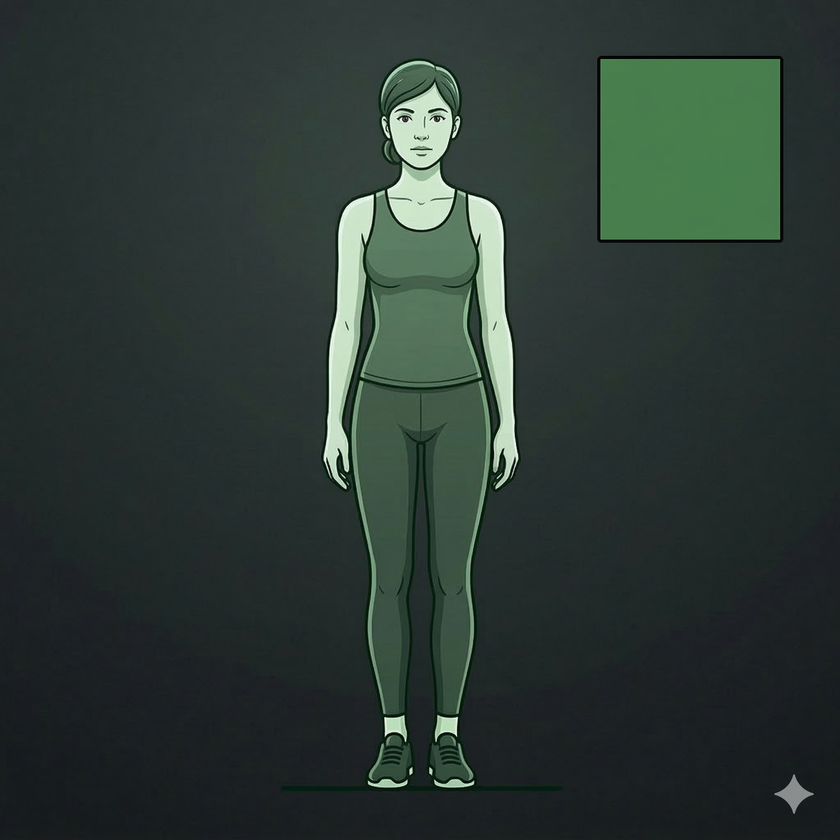
#> input picture flutter/assets/front_guide.png, 840 x 840 px, shrunk from 2048 x 2048 before the run
$ python -i weight_estimator.py   (imports and definitions only)
#> lines starting #> are read from the running program, lines starting #| are printed output that depends on the picture; after the words box and inside, x2 and y2 are one past the last pixel; in counts of white or black regions, pixels touching at a corner belong together
#> in estimate_weight, front_img is the input picture: shape (840, 840, 3); mean B, G, R 52, 57.1, 44.4
import sys
if sys.stdout is not None:
    import io
    sys.stdout = io.TextIOWrapper(sys.stdout.buffer, encoding='utf-8', errors='replace')

import cv2
import numpy as np
import argparse
import os
import json

from PIL import Image
from rembg import remove as rembg_remove

# ─────────────────────────────────────────────
#  Fotoğraftan Kilo Tahmin Edici
#  Gerekli: ön fotoğraf (yeşil kare ile birlikte)
#  Opsiyonel: yan fotoğraf (daha doğru hacim hesabı için)
# ─────────────────────────────────────────────

class WeightEstimator:
    def __init__(self, square_cm=None, density=None):
        self.config    = self.load_config()
        self.square_cm = square_cm if square_cm else self.config.get("default_square_cm", 10.0)
        self.density   = density   if density   else self.config.get("human_density", 1.01)
        self.depth_ratio = self.config.get("depth_ratio", 0.70)

    # ── Konfig yükle ──────────────────────────
    def load_config(self):
        # 1. Önce EXE'nin yanındaki config.json'a bak (Sizin düzenleyebilmeniz için)
        exe_dir = os.path.dirname(sys.argv[0])
        config_path_external = os.path.join(exe_dir, "config.json")

        # 2. Eğer o yoksa scriptin yanındakine bak
        config_path_internal = os.path.join(os.path.dirname(os.path.abspath(__file__)), "config.json")

        target_path = config_path_external if os.path.exists(config_path_external) else config_path_internal

        if os.path.exists(target_path):
            with open(target_path, "r", encoding="utf-8") as f:
                return json.load(f)
        return {}

    # ── Yeşil kareyi bul, piksel/cm oranı döndür ──
    def find_reference_square(self, image):
        hsv = cv2.cvtColor(image, cv2.COLOR_BGR2HSV)
#> hsv: shape (840, 840, 3); mean H, S, V 85.6, 58.4, 57.7

        lower_green = np.array(self.config.get("green_hsv_lower", [35, 50, 50]))
        upper_green = np.array(self.config.get("green_hsv_upper", [85, 255, 255]))

        mask = cv2.inRange(hsv, lower_green, upper_green)
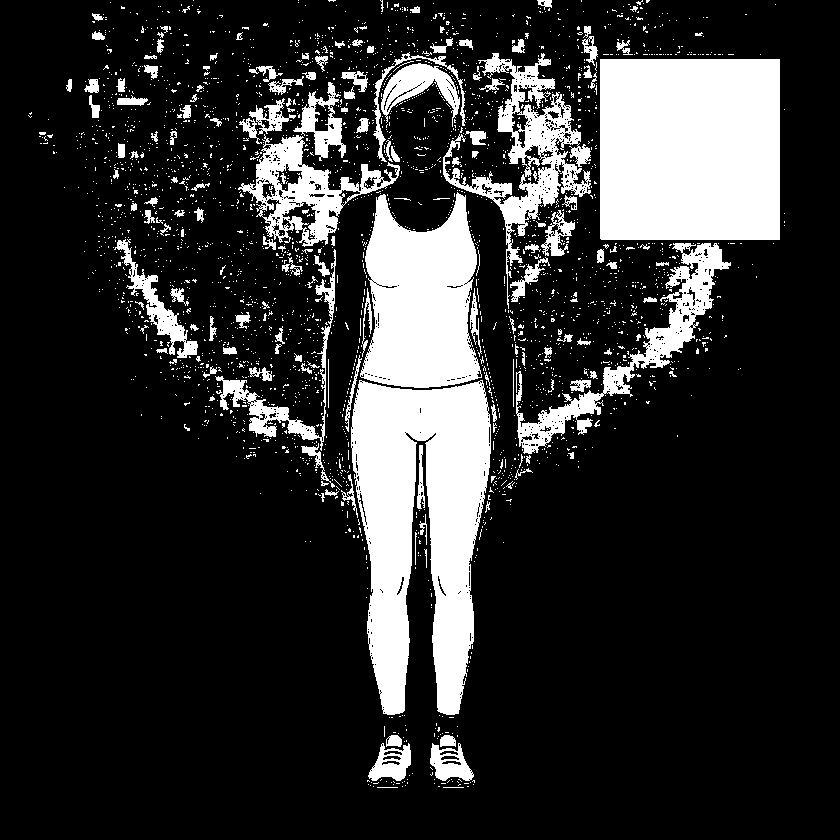
#> mask: shape (840, 840); 18.5% white; 2771 white regions (2605 under 20 px), largest, box (x1, y1, x2, y2) and area: (600, 59, 780, 240) 32579, (351, 380, 491, 715) 30824, (360, 192, 482, 388) 17059
        # Gürültü temizle (Daha hassas 3x3 kernel)
        kernel = np.ones((3, 3), np.uint8)
        mask = cv2.morphologyEx(mask, cv2.MORPH_CLOSE, kernel)
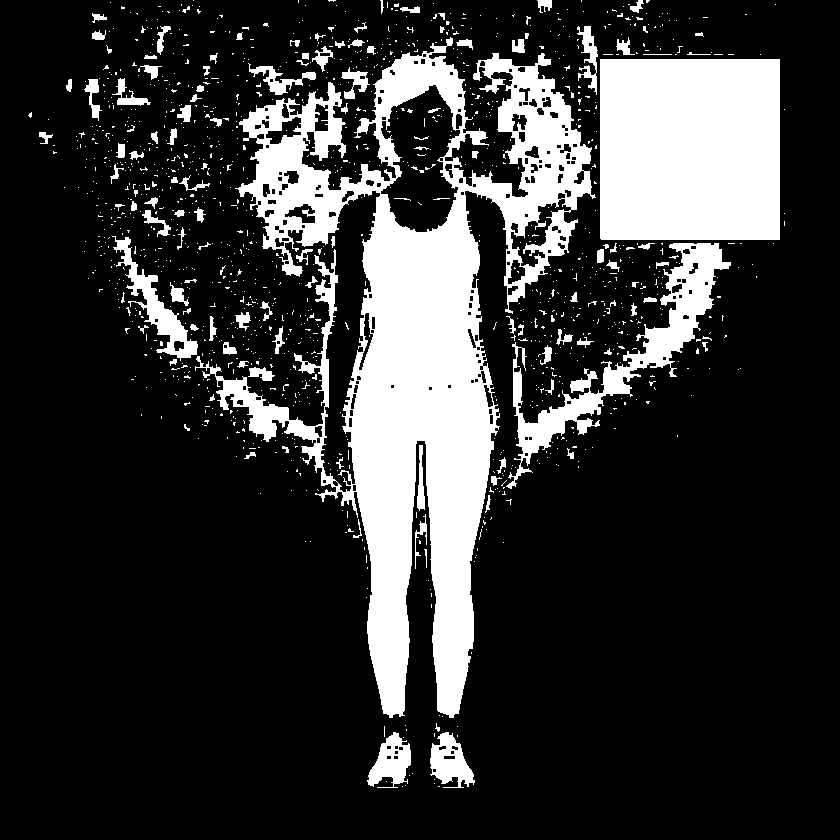
#> mask: shape (840, 840); 20.5% white; 1317 white regions (1191 under 20 px), largest, box (x1, y1, x2, y2) and area: (195, 37, 596, 718) 84444, (600, 59, 780, 240) 32579, (506, 243, 731, 489) 9222
        mask = cv2.morphologyEx(mask, cv2.MORPH_OPEN,  kernel)
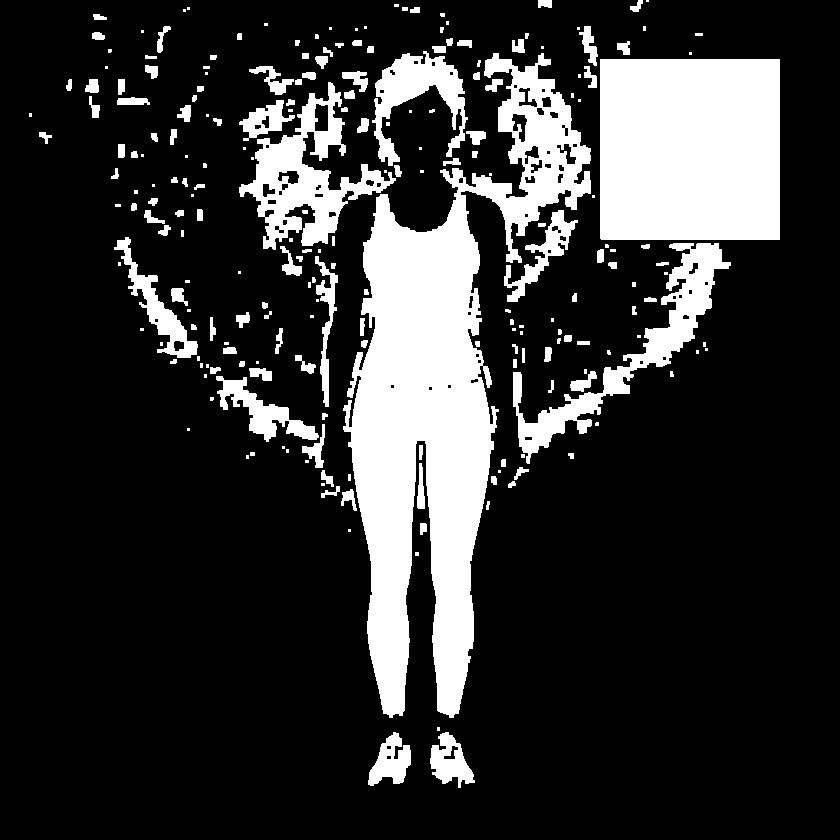
#> mask: shape (840, 840); 19.4% white; 228 white regions (86 under 20 px)

        contours, _ = cv2.findContours(mask, cv2.RETR_EXTERNAL, cv2.CHAIN_APPROX_SIMPLE)
#> contours = 228 contours, 111 with area under 20; largest, box (x1, y1, x2, y2) and area: (343, 53, 591, 718) 60382, (600, 59, 780, 240) 32220, (239, 82, 396, 250) 9106, (513, 243, 731, 464) 7762, (372, 51, 468, 166) 4108
        if not contours:
            return None

        # Her kontur için skor hesapla:
        #   karelik_skoru = 1 - |1 - w/h|   (1.0 = mükemmel kare, 0.0 = çok uzun dikdörtgen)
        #   alan_skoru    = normalize edilmiş alan
        # Ağırlıklı birleşim: kare şekline öncelik ver, alanı ikincil kullan.
        candidates = []
        max_area = 1
        for cnt in contours:
            area = cv2.contourArea(cnt)
            if area < 100:  # Daha küçük kareleri de kabul et
                continue
            peri   = cv2.arcLength(cnt, True)
            approx = cv2.approxPolyDP(cnt, 0.02 * peri, True) # Hassasiyeti artır (0.04 -> 0.02)
            # Kare tam düzgün olmayabilir, 4 yerine 4-8 arası köşe makul
            if len(approx) < 4 or len(approx) > 10:
                continue
            x, y, w, h = cv2.boundingRect(cnt)
            if w == 0 or h == 0:
                continue
            aspect = w / h if w >= h else h / w   # >= 1
            squareness = 1.0 / aspect               # 1 = kare, <1 = dikdörtgen
            candidates.append((area, squareness, cnt, (x, y, w, h)))
            if area > max_area:
                max_area = area
#> this loop made 228 passes
#> (area, peri, x, y, w, h, aspect, squareness) on passes 2, 33, 106, 166, 183, 187: (1250, 224.2, 368, 732, 43, 54, 1.26, 0.796), (2011.5, 468.4, 216, 376, 103, 66, 1.56, 0.641), (7761.5, 1301.8, 513, 243, 218, 221, 1.01, 0.986), (9106, 1217.3, 239, 82, 157, 168, 1.07, 0.935), (32219.5, 717.4, 600, 59, 180, 181, 1.01, 0.994), (60381.5, 3541.4, 343, 53, 248, 665, 2.68, 0.373)
#> area on passes 6, 9, 11, 12, 15, 16: 54, 59, 26.5, 35, 83, 59
#> after the loop, candidates = 23 items; max_area = 60381.5

        if not candidates:
            return None

        # Skor: %70 karelik + %30 alan (normalize)
        best_cnt, best_rect, best_score = None, None, -1
        for area, squareness, cnt, rect in candidates:
            area_norm = area / max_area
            score = 0.70 * squareness + 0.30 * area_norm
            if score > best_score:
                best_score = score
                best_cnt   = cnt
                best_rect  = rect
#> this loop made 23 passes
#> (area, squareness, area_norm, score, best_score, best_rect) on passes 1, 7, 8, 10, 20: (1250, 0.796, 0.0207, 0.564, 0.564, (368, 732, 43, 54)), (109.5, 0.875, 0.00181, 0.613, 0.613, (236, 312, 14, 16)), (151, 0.944, 0.0025, 0.662, 0.662, (171, 288, 17, 18)), (7761.5, 0.986, 0.129, 0.729, 0.729, (513, 243, 218, 221)), (32219.5, 0.994, 0.534, 0.856, 0.856, (600, 59, 180, 181))
#> (area, squareness, rect, area_norm, score) on passes 2, 3, 4, 5, 6, 9: (131, 0.727, (341, 489, 16, 22), 0.00217, 0.51), (202, 0.174, (417, 463, 8, 46), 0.00335, 0.123), (2011.5, 0.641, (216, 376, 103, 66), 0.0333, 0.459), (222.5, 0.778, (570, 371, 27, 21), 0.00368, 0.546), (174.5, 0.565, (249, 368, 23, 13), 0.00289, 0.397), (907.5, 0.152, (315, 256, 23, 151), 0.015, 0.111)
#> after the loop, best_cnt = [[600, 59], [600, 238], [601, 239], [779, 239], [779, 59]]; best_score = 0.856

        if best_cnt is not None:
            x, y, w, h = best_rect
#> x = 600; y = 59; w = 180; h = 181
            pixels_per_cm = (w + h) / (2.0 * self.square_cm)
#> pixels_per_cm = 18.05
            print(f"  Kare skoru: {best_score:.3f} (1.0 = mukemmel kare)")
            return pixels_per_cm, (x, y, w, h)
        return None


    # ── rembg ile arka planı kaldır, insan maskesi döndür ──
    #    is_side=True → gölge/kıyafet için orantısal erozyon uygular
    def get_person_mask(self, image_bgr, is_side=False):
        print("  [AI] Arka plan kaldırılıyor (rembg)...")
        rgb_image = cv2.cvtColor(image_bgr, cv2.COLOR_BGR2RGB)
        pil_img   = Image.fromarray(rgb_image)

        output  = rembg_remove(pil_img)
        out_arr = np.array(output)      # H x W x 4

        # Alpha > 128 → kişi
        alpha_mask = (out_arr[:, :, 3] > 128).astype(np.uint8)

        if is_side:
            # Gölge/kıyafet artıklarını temizlemek için erozyon.
            # Görüntü genişliğinin %3.5'i kadar (yüksek çözünürlükte de etkili olur).
            img_w  = image_bgr.shape[1]
            pct    = float(self.config.get("side_mask_erosion_pct", 3.5))
            erosion_px = max(8, int(img_w * pct / 100.0))
            kernel = np.ones((erosion_px, erosion_px), np.uint8)
            alpha_mask = cv2.erode(alpha_mask, kernel, iterations=1)
            print(f"  Erozyon: {erosion_px}px ({pct:.1f}% x goruntu genisligi={img_w}px)")

        return alpha_mask

    # ─────────────────────────────────────────────
    #  Ana analiz fonksiyonu
    # ─────────────────────────────────────────────
    def estimate_weight(self, front_image_path, side_image_path=None):
        print(f"\n{'='*55}")
        print("  Kilo Tahmini Başlatılıyor...")
        print(f"{'='*55}")

        # ─── 1. Önden fotoğrafı yükle ───────────────
        front_img = cv2.imread(front_image_path)
        if front_img is None:
            print(f"HATA: Ön fotoğraf okunamadı → {front_image_path}")
            return None

        # ─── 2. Kalibrasyon (yeşil kare) ────────────
        print("\n[1/4] Yesil kare aranıyor...")
        ref_data = self.find_reference_square(front_img)
#> ref_data = (18.05, (600, 59, 180, 181))

        # DEBUG: Yeşil maskeyi kaydet
        hsv = cv2.cvtColor(front_img, cv2.COLOR_BGR2HSV)
        lower_green = np.array(self.config.get("green_hsv_lower", [35, 50, 50]))
        upper_green = np.array(self.config.get("green_hsv_upper", [85, 255, 255]))
        green_mask_debug = cv2.inRange(hsv, lower_green, upper_green)
        out_dir_debug = os.path.dirname(os.path.abspath(front_image_path))
        cv2.imwrite(os.path.join(out_dir_debug, "debug_green_mask.jpg"), green_mask_debug)
        print("  DEBUG: debug_green_mask.jpg kaydedildi (kare nerede tespit edildi?)")

        if not ref_data:
            print("HATA: Yeşil referans kare bulunamadı!")
            print("  → Ön fotoğrafta saf yeşil bir kare olduğundan emin olun.")
            return None

        px_per_cm, rect = ref_data
#> px_per_cm = 18.05; rect = (600, 59, 180, 181)
        sq_w_cm = rect[2] / px_per_cm
#> sq_w_cm = 9.97
        sq_h_cm = rect[3] / px_per_cm
#> sq_h_cm = 10.03
        print(f"  Oran      : {px_per_cm:.2f} piksel/cm")
        print(f"  Kare (px) : {rect[2]}x{rect[3]}")
        print(f"  Kare (cm) : {sq_w_cm:.1f}x{sq_h_cm:.1f}")

        # ─── 3. Ön fotoğraf segmentasyonu ───────────
        print("\n[2/4] Ön fotoğraf segmentasyonu...")
        front_mask = self.get_person_mask(front_img)
        if front_mask is None or not np.any(front_mask):
            print("HATA: Ön fotoğrafta kişi tespit edilemedi.")
            return None

        f_ys, f_xs = np.where(front_mask)
        top_y = int(np.min(f_ys))
        bot_y = int(np.max(f_ys))
        height_cm   = (bot_y - top_y) / px_per_cm
        max_w_cm    = (int(np.max(f_xs)) - int(np.min(f_xs))) / px_per_cm

        print(f"  Boy          : {height_cm:.1f} cm")
        print(f"  Max Genişlik : {max_w_cm:.1f} cm")

        # ─── 4. Yan fotoğraf (opsiyonel) ────────────
        side_mask = None
        s_ys_all  = None
        s_xs_all  = None
        s_top_y   = None
        s_bot_y   = None

        if side_image_path:
            print("\n[3/4] Yan fotograf segmentasyonu...")
            side_img = cv2.imread(side_image_path)
            if side_img is None:
                print(f"  UYARI: Yan fotograf okunamadı → {side_image_path}")
            else:
                # is_side=True → ek erozyon uygulanır
                side_mask = self.get_person_mask(side_img, is_side=True)
                if side_mask is not None and np.any(side_mask):
                    s_ys_all, s_xs_all = np.where(side_mask)
                    s_top_y  = int(np.min(s_ys_all))
                    s_bot_y  = int(np.max(s_ys_all))
                    raw_max_d_cm = (int(np.max(s_xs_all)) - int(np.min(s_xs_all))) / px_per_cm
                    print(f"  Ham Max Derinlik : {raw_max_d_cm:.1f} cm (erozyon sonrası)")
                else:
                    print("  UYARI: Yan fotografta kişi tespit edilemedi. Tahmin kullanılacak.")
                    side_mask = None
        else:
            print(f"\n[3/4] Yan fotograf yok → derinlik x{self.depth_ratio} ile tahmin edilecek")

        use_side = (side_mask is not None and s_ys_all is not None and len(s_ys_all) > 0)

        # ─── 5. Hacim hesabı (dilim dilim entegrasyon) ──
        print("\n[4/4] Hacim hesaplanıyor...")
        total_volume_cm3 = 0.0
        slice_h_cm = 1.0 / px_per_cm

        max_depth_ratio = float(self.config.get("max_depth_ratio",   0.85))
        max_depth_cm    = float(self.config.get("max_depth_cm",       28.0))
        volume_scale    = float(self.config.get("volume_scale_factor", 1.0))
        total_depth_sum = 0.0
        total_slices    = 0

        for y in range(top_y, bot_y):
            row_xs = f_xs[f_ys == y]
            if len(row_xs) == 0:
                continue
            w_front_cm = (int(np.max(row_xs)) - int(np.min(row_xs))) / px_per_cm

            # Yan derinlik
            if use_side:
                rel_y  = (y - top_y) / max(bot_y - top_y, 1)
                side_y = int(s_top_y + rel_y * (s_bot_y - s_top_y))
                side_y = max(s_top_y, min(s_bot_y, side_y))
                s_row  = s_xs_all[s_ys_all == side_y]
                if len(s_row) > 0:
                    w_side_raw = (int(np.max(s_row)) - int(np.min(s_row))) / px_per_cm
                else:
                    w_side_raw = w_front_cm * self.depth_ratio
            else:
                w_side_raw = w_front_cm * self.depth_ratio

            # Gerçekçi çift sınır:
            # 1) En fazla on genişliğinin max_depth_ratio kadarı (orantısal)
            # 2) Mutlak insan gövde sınırı max_depth_cm (genellikle 28 cm)
            w_side_cm = min(w_side_raw,
                           w_front_cm * max_depth_ratio,
                           max_depth_cm)

            total_depth_sum += w_side_cm
            total_slices    += 1

            # Eliptik kesit alanı: π × a × b
            area_cm2 = np.pi * (w_front_cm / 2.0) * (w_side_cm / 2.0)
            total_volume_cm3 += area_cm2 * slice_h_cm

        # Ölçek faktörü uygula
        total_volume_cm3 *= volume_scale

        avg_depth_cm = total_depth_sum / max(total_slices, 1)

        # ─── 6. Kilo ────────────────────────────────
        estimated_weight_kg = (total_volume_cm3 * self.density) / 1000.0
        method = "On + Yan Fotograf" if use_side else f"Sadece On Fotograf (x{self.depth_ratio})"

        print(f"\n" + "-"*55)
        print(f"  SONUCLAR  -  {method}")
        print("-"*55)
        print(f"  Tahmini Boy        : {height_cm:.1f} cm")
        print(f"  Ort. Derinlik      : {avg_depth_cm:.1f} cm  (max: {max_depth_cm}cm, x{max_depth_ratio})")
        print(f"  Olcek faktoru      : x{volume_scale}")
        print(f"  Hacim              : {total_volume_cm3:.0f} cm3")
        print(f"  Tahmini Kilo       : {estimated_weight_kg:.1f} kg")
        print("-"*55 + "\n")

        # ─── 7. Görsel çıktı ────────────────────────
        debug_img = front_img.copy()
        # Yeşil kare çerçevesi
        cv2.rectangle(debug_img,
                      (rect[0], rect[1]),
                      (rect[0]+rect[2], rect[1]+rect[3]),
                      (0, 220, 0), 3)
        # Kişi maskesi (yarı şeffaf mavi)
        overlay = debug_img.copy()
        overlay[front_mask == 1] = [255, 80, 0]
        cv2.addWeighted(overlay, 0.25, debug_img, 0.75, 0, debug_img)
        # Sonuç metni
        cv2.putText(debug_img,
                    f"Boy: {height_cm:.1f} cm | Kilo: {estimated_weight_kg:.1f} kg",
                    (20, 55), cv2.FONT_HERSHEY_SIMPLEX, 1.3, (0, 0, 0), 5)
        cv2.putText(debug_img,
                    f"Boy: {height_cm:.1f} cm | Kilo: {estimated_weight_kg:.1f} kg",
                    (20, 55), cv2.FONT_HERSHEY_SIMPLEX, 1.3, (30, 220, 30), 3)

        out_dir  = os.path.dirname(os.path.abspath(front_image_path))
        out_path = os.path.join(out_dir, "output_analysis.jpg")
        cv2.imwrite(out_path, debug_img)
        print(f"Analiz gorseli kaydedildi: {out_path}")

        # Hem CLI hem API icin sonuc sozlugu don
        return {
            "boy_cm":                round(float(height_cm),              1),
            "kilo_kg":               round(float(estimated_weight_kg),     1),
            "hacim_cm3":             round(float(total_volume_cm3),        0),
            "ortalama_derinlik_cm":  round(float(avg_depth_cm),            1),
            "max_genislik_cm":       round(float(max_w_cm),                1),
            "px_per_cm":             round(float(px_per_cm),               2),
            "yontem":                method,
            "output_gorseli":        out_path,
        }


# ━━━━━━━━━━━━━━━━━━━━━━━━━━━━━━━━━━━━━━━━━━━━
#  Komut Satırı
# ━━━━━━━━━━━━━━━━━━━━━━━━━━━━━━━━━━━━━━━━━━━━
# [41 lines not run here, left out]

#> (the run stopped early here; a loop or call above may not have finished)
